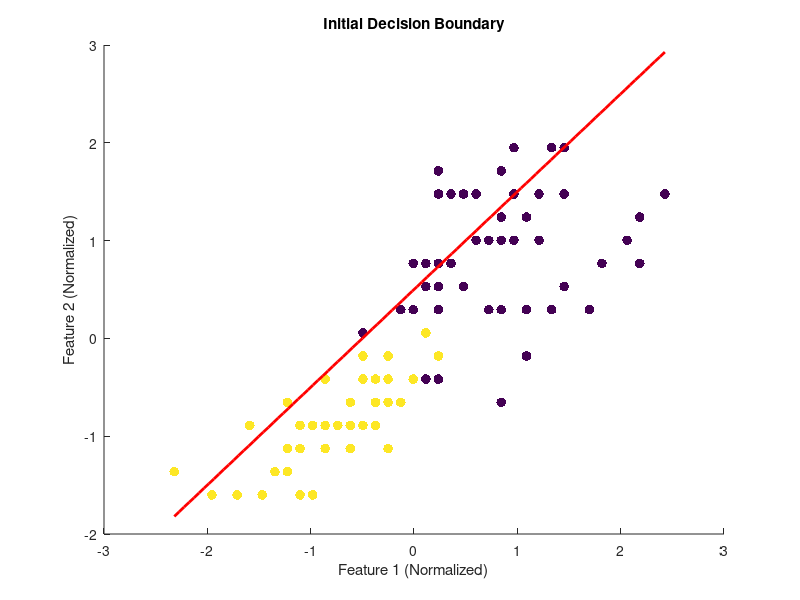

Recreate this plot in MATLAB. (Note: this script raises an error after producing the figure.)
% Load the Iris dataset
load fisheriris.mat;

% Preprocess the data
data = meas(51:end, 3:4); % Use only 2nd and 3rd Iris classes and select only columns 3 and 4
classes = species(51:end);

% Convert categorical classes to numerical
classes_num = double(strcmp(classes, 'versicolor'));

% Normalize data
data = (data - mean(data, 1)) ./ std(data, 1);

% Define the sigmoid function
sigmoid = @(x) 1./(1 + exp(-x));

% Neural network function
simple_nn = @(x, w, b) sigmoid(x * w + b);

% Mean squared error function
mse = @(pred, true) mean((pred - true).^2, 'all');

% Define the initial weights and bias
W = [1; -1]; % Dimensions: n x 1, where n is the number of features
b = 0.5;

% Set the learning rate and number of epochs
eta = 0.1;
epochs = 10;

% Calculate the predictions and mean-squared error for the initial weights
pred = simple_nn(data, W, b);
error = mse(pred, classes_num);
fprintf('Initial mean-squared error: %.4f\n', error);

% Plot the initial decision boundary
figure;
scatter(data(:,1), data(:,2), 50, classes_num, 'filled');
hold on;

x1 = linspace(min(data(:,1)), max(data(:,1)), 100);
y1 = -(W(1) * x1 + b) / W(2);
plot(x1, y1, 'r', 'LineWidth', 2);

xlabel('Feature 1 (Normalized)');
ylabel('Feature 2 (Normalized)');
title('Initial Decision Boundary');

% Loop over the epochs
for epoch = 1:epochs
    % Initialize the summed gradient
    gradient_sum = zeros(size(W));
    
    % Loop over the patterns
    for i = 1:length(classes_num)
        % Calculate the prediction for this pattern
        x_i = data(i,:);
        y_i = simple_nn(x_i, W, b);

        % Calculate the error term for this pattern
        delta_i = (-2 * (classes_num(i) - y_i)) * y_i * (1 - y_i);

        % Calculate the gradient for this pattern
        gradient_i = delta_i * x_i';

        % Add the gradient to the summed gradient
        gradient_sum = gradient_sum + gradient_i;
    end

    % Update the weights and bias
    W = W - eta * gradient_sum;
    b = b - eta * sum(-2 * (classes_num - pred) .* pred .* (1 - pred), 'all');

    % Calculate the predictions and mean-squared error for the updated weights
    pred = simple_nn(data, W, b);
    error = mse(pred, classes_num);
    fprintf('Epoch %d: mean-squared error = %.4f\n', epoch, error);

    % Plot the updated decision boundary
    figure;
    scatter(data(:,1), data(:,2), 50, classes_num, 'filled');
    hold on;

    x1 = linspace(min(data(:,1)), max(data(:,1)), 100);
    y1 = -(W(1) * x1 + b) / W(2);
    plot(x1, y1, 'b', 'LineWidth', 2);

    xlabel('Feature 1 (Normalized)');
    ylabel('Feature 2 (Normalized)');
    title(sprintf('Decision Boundary after Epoch %d', epoch));
end